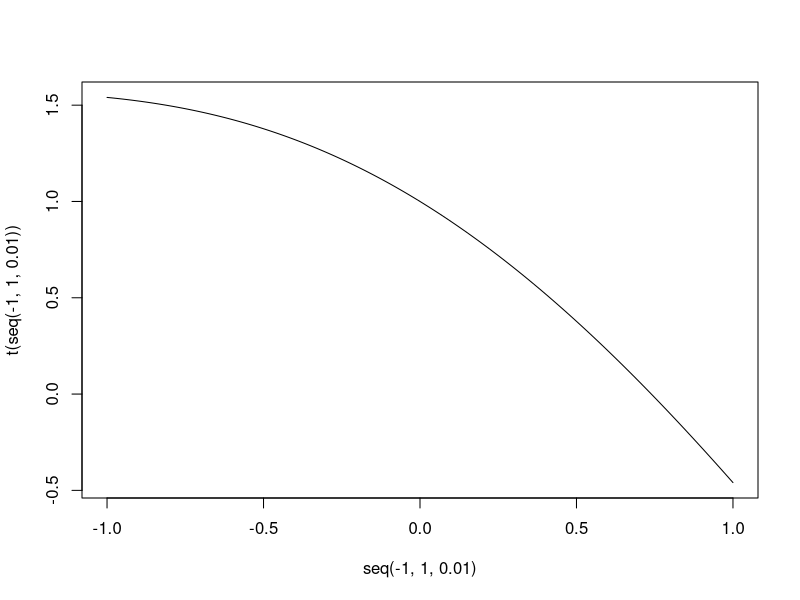

This figure's R source:
## ---- chunk 1
secantMethod <- function(f, x0, x1, tol = 0.0001){
  #Set up function for recurance equation
  nextGuess <- function(f, x0, x1) {
    fx1 <- f(x1) #We use this value twice, so let's only calculate it once.
    return(x1 - fx1 * (x1 - x0)/(fx1 - f(x0)))
  }
  
  #Get the first guess
  x2 <- nextGuess(f, x0, x1)
  
  #Check for tolerance level:
  if(abs(x1 - x2) > tol){
    secantMethod(f, x1, x2, tol) #recursively call the function again.
  } else {
    return(x2) #Return the final value.
  }
}
## ---- chunk 2
t <- function(x) cos(x) - x
secantMethod(t, 2.1, 2.5)
## ---- chunk 3
plot(seq(-1,1,0.01), t(seq(-1,1,0.01)), type = 'l')
## ---- chunk 4
dt = function(x) -sin(x) - 1 #Code in the derivative. 
x0  = 2.1 #initial value

NR = function(f, df, x0, tol = 0.0001){
  #recurance equation
  nextGuess <- function(f, df, x0) x0 - (f(x0))/(df(0))

  #Get the first guess
  x1 <- nextGuess(f, df, x0)
  
  #Check for tolerance level:
  if(abs(x0 - x1) > tol){
    NR(f, df, x1, tol) #recursively call the function again.
  } else {
    return(x1) #Return the final value.
  }
}

#A quick test.
NR(t, dt, x0)
## ---- chunk 5
tollerance = 0.00001
numberOfReps = 100000
system.time(replicate(numberOfReps, secantMethod(t, rnorm(1, 0, 2), 2.5, tol = tollerance)))
## ---- chunk 6
system.time(replicate(numberOfReps, NR(t, dt, rnorm(1, 0, 2), tol = tollerance)))
## ---- chunk 7
    #Dice rolling function
    rollDice <- function(n = 2, d = c(1,2,3,4,5,6), printGame = F){
      res = sum(sample(d, n, replace = T))
      if(printGame){print(res)} #Do we want to see the way the game plays out?
      return(res)
    } 
    
    #Let's play craps!
    playCraps <- function(firstRoll = 0, printGame = F){
      if(firstRoll == 0){ #if it is our first time playing the game, roll for the first time. 
        firstRoll <- rollDice(printGame = printGame) #First roll
        if (firstRoll %in% c(7,11)) return("win") #win if it's a 7 or 11
      }
      
      r <- rollDice(printGame = printGame)
      if(r == firstRoll){ #Check if our roll is the first roll. 
        return("win") #if it is, we win
      } else if(r %in% c(7,11)) { #If we didn't win, did we lose by rolling a 7 or 11? 
        return("lose")
      } else { #If we didn't win or lose, play again. 
        playCraps(firstRoll = firstRoll, printGame = printGame)
      }
    }
## ---- chunk 8
playCraps(printGame = T)
## ---- chunk 9
set.seed(100)
replicate(3,playCraps(printGame = T))
## ---- chunk 10
s <- 10 #initialize seed counter.
while(sum(replicate(10, playCraps()) == "win") != 10){
  s <- s + 1  #increment our seed 
  set.seed(s) #set the new seed. 
} 
print(s)
## ---- chunk 11
set.seed(880)
replicate(10, playCraps())
## ---- chunk 12
# setwd("/Users/Nick/Dropbox/vandy/computing/homework/data")
# path: directory path to input files
# file: name of the output file; it should be written to path
# nTeams: number of teams in league
# cap: money available to each team
# posReq: number of starters for each position
# points: point allocation for each category
ffvalues <- function(path, file='outfile.csv', nTeams=12, cap=200, posReq=c(qb=1, rb=2, wr=3, te=1, k=1),
                         points=c(fg=4, xpt=1, pass_yds=1/25, pass_tds=4, pass_ints=-2, rush_yds=1/10, 
                                  rush_tds=6, fumbles=-2, rec_yds=1/20, rec_tds=6)) {

  
  ## read in CSV files
  setwd(path) #Get to the right place.
  k  <- read.csv("proj_k15.csv")
  qb <- read.csv("proj_qb15.csv")
  rb <- read.csv("proj_rb15.csv")
  te <- read.csv("proj_te15.csv")
  wr <- read.csv("proj_wr15.csv")
  
  k[,'pos']  <- 'k'
  qb[,'pos'] <- 'qb'
  rb[,'pos'] <- 'rb'
  te[,'pos'] <- 'te'
  wr[,'pos'] <- 'wr'
  
  # generate unique list of column names
  cols <- unique(c(names(k), names(qb), names(rb), names(te), names(wr)))
  
  k[,setdiff(cols, names(k))]   <- 0
  qb[,setdiff(cols, names(qb))] <- 0
  rb[,setdiff(cols, names(rb))] <- 0
  te[,setdiff(cols, names(te))] <- 0
  wr[,setdiff(cols, names(wr))] <- 0
  
  #Create one big dataframe. 
  x <- rbind(k[,cols], qb[,cols], rb[,cols], te[,cols], wr[,cols])
  
  x[,'p_fg']        <- x[,'fg']*points["fg"]
  x[,'p_xpt']       <- x[,'xpt']*points["xpt"]
  x[,'p_pass_yds']  <- x[,'pass_yds']*points["pass_yds"]
  x[,'p_pass_tds']  <- x[,'pass_tds']*points["pass_tds"]
  x[,'p_pass_ints'] <- x[,'pass_ints']*points["pass_ints"]
  x[,'p_rush_yds']  <- x[,'rush_yds']*points["rush_yds"]
  x[,'p_rush_tds']  <- x[,'rush_tds']*points["rush_tds"]
  x[,'p_fumbles']   <- x[,'fumbles']*points["fumbles"]
  x[,'p_rec_yds']   <- x[,'rec_yds']*points["rec_yds"]
  x[,'p_rec_tds']   <- x[,'rec_tds']*points["rec_tds"]

  ## calculate dollar values
  
  x[,'points'] <- rowSums(x[,grep("^p_", names(x))])
  x2 <- x[order(x[,'points'], decreasing=TRUE),]
 
  # determine the row indices for each position
  k.ix  <- which(x2[,'pos']=='k')
  qb.ix <- which(x2[,'pos']=='qb')
  rb.ix <- which(x2[,'pos']=='rb')
  te.ix <- which(x2[,'pos']=='te')
  wr.ix <- which(x2[,'pos']=='wr')
  
   
  x2[qb.ix, 'marg'] <- x2[qb.ix,'points'] - x2[qb.ix[max(1,posReq['qb'])*nTeams],'points']
  x2[rb.ix, 'marg'] <- x2[rb.ix,'points'] - x2[rb.ix[max(1,posReq['rb'])*nTeams],'points']
  x2[wr.ix, 'marg'] <- x2[wr.ix,'points'] - x2[wr.ix[max(1,posReq['wr'])*nTeams],'points']
  x2[te.ix, 'marg'] <- x2[te.ix,'points'] - x2[te.ix[max(1,posReq['te'])*nTeams],'points']
  x2[k.ix,  'marg'] <- x2[k.ix, 'points'] -  x2[k.ix[max(1,posReq['k'])*nTeams],  'points']

  # create a new data.frame subset by non-negative marginal points
  x3 <- x2[x2[,'marg'] >= 0,]
  
  # re-order by marginal points
  x3 <- x3[order(x3[,'marg'], decreasing=TRUE),]
  
  # reset the row names
  rownames(x3) <- NULL
  
  # calculation for player value
  x3[,'value'] <- x3[,'marg']*(nTeams*cap-nrow(x3))/sum(x3[,'marg']) + 1
  
  # create a data.frame with more interesting columns
  x4 <- x3[,c('PlayerName','pos','points','marg','value')]
  x4[,'marg'] <- NULL
  ## save dollar values as CSV file
  write.csv(x4, file)
  ## return data.frame with dollar values
  return(x4)
}
## ---- chunk 13
setwd("/Users/Nick/Dropbox/vandy/computing/homework/data")
x1 <- ffvalues('.')
## ---- chunk 14
sum(x1[,'value'] > 20)
## ---- chunk 15
x1[x1[,'pos'] == "rb",][15,]
## ---- chunk 16
setwd("/Users/Nick/Dropbox/vandy/computing/homework/data")
x2 <- ffvalues(getwd(), '16team.csv', nTeams=16, cap=150)
sum(x2[,'value'] > 20)
## ---- chunk 17
sum(x2[1:40, "pos" ] == "wr")
## ---- chunk 18
setwd("/Users/Nick/Dropbox/vandy/computing/homework/data")
x3 <- ffvalues('.', 'qbheavy.csv', posReq=c(qb=2, rb=2, wr=3, te=1, k=0),
        points=c(fg=0, xpt=0, pass_yds=1/25, pass_tds=6, pass_ints=-2,
                rush_yds=1/10, rush_tds=6, fumbles=-2, rec_yds=1/20, rec_tds=6))
## ---- chunk 19
sum(x3[,'value'] > 20)
## ---- chunk 20
sum(x3[1:30, "pos" ] == "qb")
## ---- chunk 21
objs <- mget(ls("package:base"), inherits = TRUE)
funs <- Filter(is.function, objs)
## ---- chunk 22
argLengths = lapply(funs, function(f) length(formals(f)))
which.max(argLengths)
## ---- chunk 23
sum(argLengths == 0)
## ---- chunk 24
## Awesome work!!
